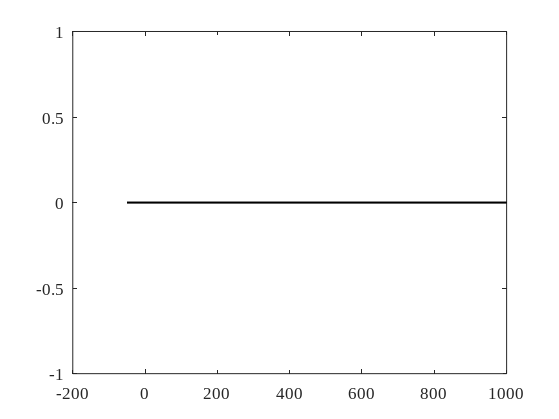

The MATLAB source for this figure: (Note: this script raises an error after producing the figure.)
function plotV2()
    
%     close 1;
    global Xv1;% position of the first vehicle ( center of a rectangle )
    global Xv2;% position of the second vehicle
    global l; % length of vehicle
    global b;%width of vehicle
%     global x_safe;
    global w_lane;
%     global cen_up_lane;
%     global cen_low_lane;
      
figure(3)
% set(gcf,'Position',[50 500 600 100])  %scale for short figure
set(gcf,'Units','normalized','OuterPosition',[0.02 0.1 0.25 0.18]);
set(0,'DefaultAxesFontName', 'Times New Roman')
set(0,'DefaultAxesFontSize', 12)
fontsize_labels=12;
% line_width=1.5;
set(gcf,'PaperPositionMode','auto')
set(gcf, 'Color', 'w');
y_count_end=1000;
% plot road
plot([-50 y_count_end],[0 0],'k-', 'LineWidth', 1.5)
hold on
plot([-50 y_count_end],[w_lane w_lane],'k--', 'LineWidth', 1.0)
hold on
plot([-50 y_count_end],[2*w_lane 2*w_lane],'k--', 'LineWidth', 1.0)
hold on
plot([-50 y_count_end],[3*w_lane 3*w_lane],'k-', 'LineWidth', 1.5)
hold on

% vehicles
xlabel('$x$(m)','interpreter','latex','FontSize',fontsize_labels);
ylabel('$y$(m)','interpreter','latex','FontSize',fontsize_labels);
axis([0,y_count_end,-1,3*w_lane+1]);
pause(1);

for n=1:length(Xv1)
    axis([Xv1(n,1)-50,Xv1(n,1)+200,-0.5,3*w_lane+0.5]);    %Slip axis for short figure
    Max_i=min(n,7);
    for i=1:1:Max_i 
    % Fill in the vehicle1 with red
    x1_position=[Xv1(n+1-i,1)-l/2,Xv1(n+1-i,1)-l/2,Xv1(n+1-i,1)+l/2,Xv1(n+1-i,1)+l/2]; % The x_position of Car1
    y1_position=[Xv1(n+1-i,2)-b/2,Xv1(n+1-i,2)+b/2,Xv1(n+1-i,2)+b/2,Xv1(n+1-i,2)-b/2]; %The y_position of Car1
    color1=[1 i/7 i/7];% Set the color for Car1 
    vehicle1=patch(x1_position,y1_position,color1);  %Colour the Car1
    
    % Frame of vehicle 1.
    line([Xv1(n+1-i,1)-l/2,Xv1(n+1-i,1)-l/2],[Xv1(n+1-i,2)+b/2,Xv1(n+1-i,2)-b/2],'Color','r');
    line([Xv1(n+1-i,1)-l/2,Xv1(n+1-i,1)+l/2],[Xv1(n+1-i,2)-b/2,Xv1(n+1-i,2)-b/2],'Color','r');
    line([Xv1(n+1-i,1)+l/2,Xv1(n+1-i,1)+l/2],[Xv1(n+1-i,2)-b/2,Xv1(n+1-i,2)+b/2],'Color','r');
    line([Xv1(n+1-i,1)+l/2,Xv1(n+1-i,1)-l/2],[Xv1(n+1-i,2)+b/2,Xv1(n+1-i,2)+b/2],'Color','r');
    end  
%   hold on
    for i=1:1:Max_i 
    % Fill in the vehicle2 with blue
    x1_position=[Xv2(n+1-i,1)-l/2,Xv2(n+1-i,1)-l/2,Xv2(n+1-i,1)+l/2,Xv2(n+1-i,1)+l/2]; % The x_position of Car1
    y1_position=[Xv2(n+1-i,2)-b/2,Xv2(n+1-i,2)+b/2,Xv2(n+1-i,2)+b/2,Xv2(n+1-i,2)-b/2]; %The y_position of Car1
    color2=[i/7 i/7 1];% Set the color for Car1 
    vehicle2=patch(x1_position,y1_position,color2);  %Colour the Car1
    % Frame of vehicle 2.
    line([Xv2(n+1-i,1)-l/2,Xv2(n+1-i,1)-l/2],[Xv2(n+1-i,2)+b/2,Xv2(n+1-i,2)-b/2],'Color','b');
    line([Xv2(n+1-i,1)-l/2,Xv2(n+1-i,1)+l/2],[Xv2(n+1-i,2)-b/2,Xv2(n+1-i,2)-b/2],'Color','b');
    line([Xv2(n+1-i,1)+l/2,Xv2(n+1-i,1)+l/2],[Xv2(n+1-i,2)-b/2,Xv2(n+1-i,2)+b/2],'Color','b');
    line([Xv2(n+1-i,1)+l/2,Xv2(n+1-i,1)-l/2],[Xv2(n+1-i,2)+b/2,Xv2(n+1-i,2)+b/2],'Color','b');
    end
    pause(0.05);
    frame=getframe(gcf);
    imind=frame2im(frame);
    [imind,cm] = rgb2ind(imind,256);
    if n==1
%          imwrite(imind,cm,'test.gif','gif', 'Loopcount',inf,'DelayTime',1e-4);
    else
         imwrite(imind,cm,'test.gif','gif','WriteMode','append','DelayTime',1e-4);
    end
end

figure(4)
% set(gcf,'Position',[50 500 600 100])  %scale for short figure
% set(gcf,'Units','normalized','OuterPosition',[0.02 0.5 0.95 0.25]);
set(gcf,'Units','normalized','OuterPosition',[0.02 0.1 0.25 0.18]);
set(0,'DefaultAxesFontName', 'Times New Roman')
set(0,'DefaultAxesFontSize', 12)
fontsize_labels=12;
% line_width=1.5;
set(gcf,'PaperPositionMode','auto')
set(gcf, 'Color', 'w');
% fontsize_labels=12;
y_count_end=1000;
% plot road
plot([-200 y_count_end],[0 0],'k-', 'LineWidth', 1.5)
hold on
plot([-200 y_count_end],[w_lane w_lane],'k--', 'LineWidth', 1.0)
hold on
plot([-200 y_count_end],[2*w_lane 2*w_lane],'k--', 'LineWidth', 1.0)
hold on
plot([-200 y_count_end],[3*w_lane 3*w_lane],'k-', 'LineWidth', 1.5)
hold on

% vehicles
xlabel('$x$(m)','interpreter','latex','FontSize',fontsize_labels);
ylabel('$y$(m)','interpreter','latex','FontSize',fontsize_labels);
axis([0,y_count_end,-1,3*w_lane+1]);
pause(1);

for n=1:length(Xv1)
    axis([Xv1(n,1)-200,Xv1(n,1)+50,-0.5,3*w_lane+0.5]);    %Slip axis for short figure
    Max_i=min(n,7);
    for i=1:1:Max_i 
    % Fill in the vehicle1 with red
    x1_position=[Xv1(n+1-i,1)-l/2,Xv1(n+1-i,1)-l/2,Xv1(n+1-i,1)+l/2,Xv1(n+1-i,1)+l/2]; % The x_position of Car1
    y1_position=[Xv1(n+1-i,2)-b/2,Xv1(n+1-i,2)+b/2,Xv1(n+1-i,2)+b/2,Xv1(n+1-i,2)-b/2]; %The y_position of Car1
    color1=[1 i/7 i/7];% Set the color for Car1 
    vehicle1=patch(x1_position,y1_position,color1);  %Colour the Car1
    % Frame of vehicle 1.
    line([Xv1(n+1-i,1)-l/2,Xv1(n+1-i,1)-l/2],[Xv1(n+1-i,2)+b/2,Xv1(n+1-i,2)-b/2],'Color','r');
    line([Xv1(n+1-i,1)-l/2,Xv1(n+1-i,1)+l/2],[Xv1(n+1-i,2)-b/2,Xv1(n+1-i,2)-b/2],'Color','r');
    line([Xv1(n+1-i,1)+l/2,Xv1(n+1-i,1)+l/2],[Xv1(n+1-i,2)-b/2,Xv1(n+1-i,2)+b/2],'Color','r');
    line([Xv1(n+1-i,1)+l/2,Xv1(n+1-i,1)-l/2],[Xv1(n+1-i,2)+b/2,Xv1(n+1-i,2)+b/2],'Color','r');
    
    end  
    hold on
     for i=1:1:Max_i 

    % Fill in the vehicle2 with blue
    x1_position=[Xv2(n+1-i,1)-l/2,Xv2(n+1-i,1)-l/2,Xv2(n+1-i,1)+l/2,Xv2(n+1-i,1)+l/2]; % The x_position of Car1
    y1_position=[Xv2(n+1-i,2)-b/2,Xv2(n+1-i,2)+b/2,Xv2(n+1-i,2)+b/2,Xv2(n+1-i,2)-b/2]; %The y_position of Car1
    color2=[i/7 i/7 1];% Set the color for Car1 
    vehicle2=patch(x1_position,y1_position,color2);  %Colour the Car1
    % Frame of vehicle 2.
    line([Xv2(n+1-i,1)-l/2,Xv2(n+1-i,1)-l/2],[Xv2(n+1-i,2)+b/2,Xv2(n+1-i,2)-b/2],'Color','b');
    line([Xv2(n+1-i,1)-l/2,Xv2(n+1-i,1)+l/2],[Xv2(n+1-i,2)-b/2,Xv2(n+1-i,2)-b/2],'Color','b');
    line([Xv2(n+1-i,1)+l/2,Xv2(n+1-i,1)+l/2],[Xv2(n+1-i,2)-b/2,Xv2(n+1-i,2)+b/2],'Color','b');
    line([Xv2(n+1-i,1)+l/2,Xv2(n+1-i,1)-l/2],[Xv2(n+1-i,2)+b/2,Xv2(n+1-i,2)+b/2],'Color','b');
    
    end
    pause(0.05);
    frame=getframe(gcf);
    imind=frame2im(frame);
    [imind,cm] = rgb2ind(imind,256);
    if n==1
         imwrite(imind,cm,'test.gif','gif', 'Loopcount',inf,'DelayTime',1e-4);
    else
         imwrite(imind,cm,'test.gif','gif','WriteMode','append','DelayTime',1e-4);
    end
end
end